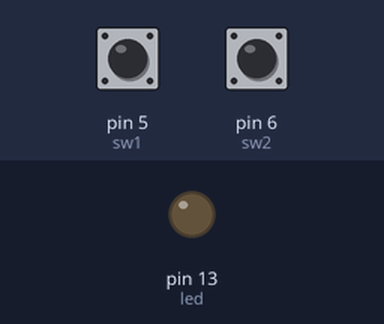
Recording of a sketch running on a simulated Arduino Uno, built with avr-gcc and run on an emulated ATmega328P. Shown: output pins drawn as LEDs (lit = HIGH). The inputs (shaded band) are chosen by the test bench; at power-on: pin 5 (sw1) HIGH, pin 6 (sw2) HIGH.

Above: at 1.2 s.
1.3 s: pin 5 (sw1) pulled LOW for 0.15 s
At 1.6 s:
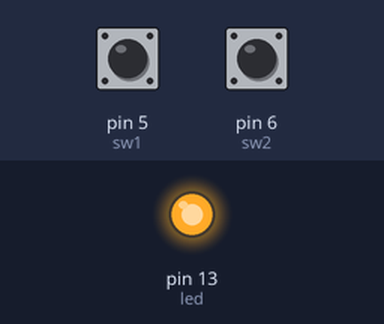
2.9 s: pin 6 (sw2) pulled LOW for 0.15 s
At 4.0 s:
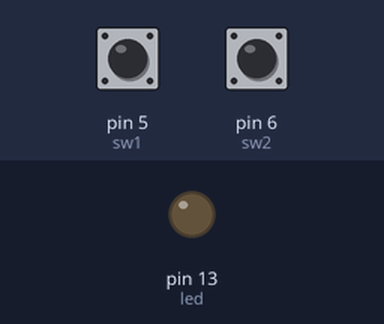
4.5 s: pin 5 (sw1) pulled LOW for 1 s
At 5.2 s:
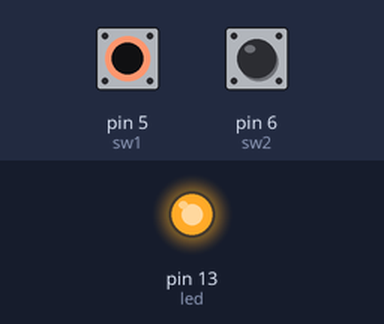
7.0 s: pin 5 (sw1) driven LOW and pin 6 (sw2) driven LOW
At 7.4 s:
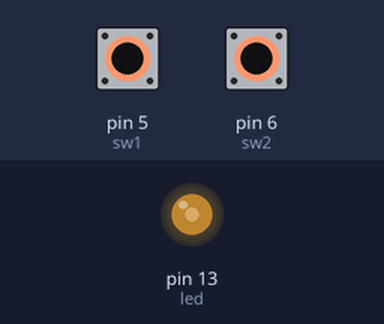
8.5 s: pin 6 (sw2) driven HIGH
At 9.3 s:
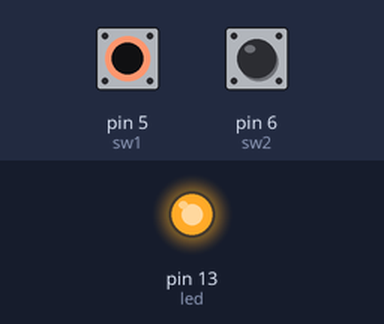
Timing chart, 0 to 11.0 s (numbered marks = the images above; inputs shaded):
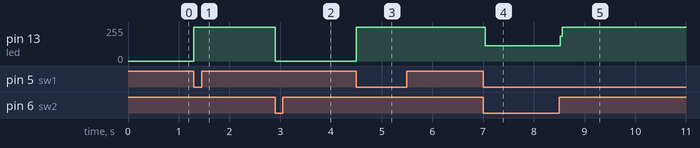

The sketch:

btn.ino
```cpp
int sw1 = 5;
int sw2 = 6;
int led = 13;
void setup() {
pinMode(sw1,INPUT);
pinMode(sw2,INPUT);
pinMode(led,OUTPUT);
}

void loop() {
  if (digitalRead(sw1)==0)
  digitalWrite(led,HIGH);
   if (digitalRead(sw2)==0)
  digitalWrite(led,LOW);
}
```

Measured:
- after the input at 1.3 s, pin 13 (led): 0/255 → 255/255 at once
- after the input at 2.9 s, pin 13 (led): 255/255 → 0/255 at once
- after the input at 4.5 s, pin 13 (led): 0/255 → 255/255 at once
- after the input at 7.0 s, pin 13 (led): 255/255 → 114/255 at once
- after the input at 8.5 s, pin 13 (led): 114/255 → 255/255 at once
